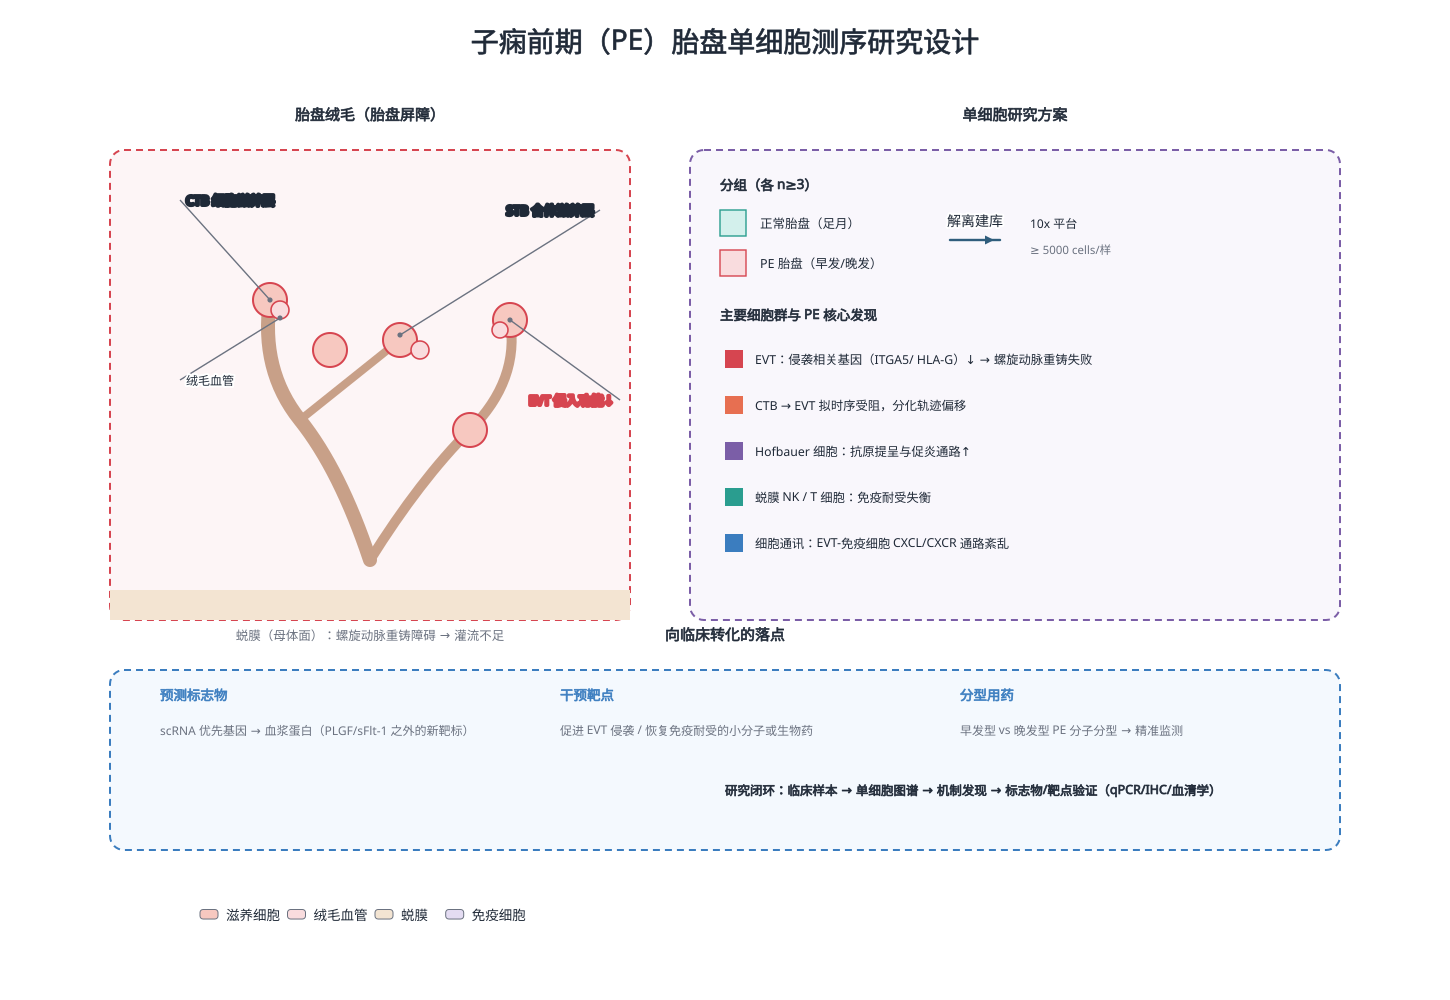

Generate this figure with Python:
# -*- coding: utf-8 -*-
"""妇产科 / 单细胞：子痫前期胎盘单细胞研究"""
import os, sys, random, math
sys.path.insert(0, r"C:\Users\Administrator\.workbuddy\skills\medical-illustration\scripts")
from bio_graphics import Canvas, C, leader_label

OUT = os.path.expanduser("~/.workbuddy/skills/medical-illustration/assets/examples/disciplines")
os.makedirs(OUT, exist_ok=True)
random.seed(11)

c = Canvas(1450, 1000)
c.title("子痫前期（PE）胎盘单细胞测序研究设计", size=28)

# ---------- 左：胎盘绒毛结构 ----------
c.add("group_box", 370, 385, w=520, h=470, label=None, color=C["red"], fill="#FDF5F6")
c.text(370, 120, "胎盘绒毛（胎盘屏障）", size=15, bold=True)
# 绒毛树干
c.path("M 370 560 Q 340 470 300 420 Q 260 370 270 300", stroke="#C8A088", width=14)
c.path("M 370 560 Q 420 480 470 430 Q 520 380 510 320", stroke="#C8A088", width=10)
c.path("M 300 420 Q 350 380 400 340", stroke="#C8A088", width=8)
# 滋养细胞层（外层）
for (tx, ty) in [(270, 300), (330, 350), (400, 340), (510, 320), (470, 430)]:
    c.circle(tx, ty, 17, fill="#F7C8C0", stroke=C["red"], width=2.0)
# 绒毛内血管
c.circle(280, 310, 9, fill=C["red_l"], stroke=C["red"], width=1.6)
c.circle(420, 350, 9, fill=C["red_l"], stroke=C["red"], width=1.6)
c.circle(500, 330, 8, fill=C["red_l"], stroke=C["red"], width=1.6)
# 母体蜕膜侧
c.rect(110, 590, 520, 30, fill="#F3E4D2")
c.text(370, 640, "蜕膜（母体面）：螺旋动脉重铸障碍 → 灌流不足", size=12.5, fill=C["gray"])
labels = [("CTB 细胞滋养层", 200, 230), ("STB 合体滋养层", 560, 250),
          ("EVT 绒毛外滋养层", 600, 430), ("Hofbauer 巨噬", 240, 450)]
for t, lx, ly in labels:
    pass
c.raw(leader_label(270, 300, 180, 200, "CTB 细胞滋养层", size=12.5, bold=True))
c.raw(leader_label(400, 335, 600, 210, "STB 合体滋养层", size=12.5, bold=True))
c.raw(leader_label(510, 320, 620, 400, "EVT 侵入功能↓", size=12.5, bold=True, color=C["red"]))
c.raw(leader_label(280, 318, 180, 380, "绒毛血管", size=12))

# ---------- 右：scRNA-seq 设计 ----------
c.add("group_box", 1015, 385, w=650, h=470, label=None, color=C["purple"], fill="#F9F7FC")
c.text(1015, 120, "单细胞研究方案", size=15, bold=True)
# 分组
c.text(720, 190, "分组（各 n≥3）", size=13.5, bold=True, anchor="start")
c.rect(720, 210, 26, 26, fill=C["teal_l"], stroke=C["teal"], width=1.4)
c.text(760, 228, "正常胎盘（足月）", size=12.5, anchor="start")
c.rect(720, 250, 26, 26, fill=C["red_l"], stroke=C["red"], width=1.4)
c.text(760, 268, "PE 胎盘（早发/晚发）", size=12.5, anchor="start")
c.arrow(950, 240, 1000, 240, kind="activation", label="解离建库")
c.text(1030, 228, "10x 平台", size=12, anchor="start")
c.text(1030, 254, "≥ 5000 cells/样", size=11.5, anchor="start", fill=C["gray"])
# 主要细胞类型与发现
c.text(720, 320, "主要细胞群与 PE 核心发现", size=13.5, bold=True, anchor="start")
finds = [("EVT：侵袭相关基因（ITGA5/ HLA-G）↓ → 螺旋动脉重铸失败", C["red"]),
         ("CTB → EVT 拟时序受阻，分化轨迹偏移", C["orange"]),
         ("Hofbauer 细胞：抗原提呈与促炎通路↑", C["purple"]),
         ("蜕膜 NK / T 细胞：免疫耐受失衡", C["teal"]),
         ("细胞通讯：EVT-免疫细胞 CXCL/CXCR 通路紊乱", C["blue"])]
for i, (t, col) in enumerate(finds):
    c.rect(725, 350 + i * 46, 18, 18, fill=col)
    c.text(755, 364 + i * 46, t, size=12.3, anchor="start")

# ---------- 底部：临床转化 ----------
c.add("group_box", 725, 760, w=1230, h=180, label=None, color=C["blue"], fill="#F4F9FE")
c.text(725, 640, "向临床转化的落点", size=15, bold=True)
for i, (t, s) in enumerate([
        ("预测标志物", "scRNA 优先基因 → 血浆蛋白（PLGF/sFlt-1 之外的新靶标）"),
        ("干预靶点", "促进 EVT 侵袭 / 恢复免疫耐受的小分子或生物药"),
        ("分型用药", "早发型 vs 晚发型 PE 分子分型 → 精准监测")]):
    bx = 160 + i * 400
    c.text(bx, 700, t, size=13.5, bold=True, anchor="start", fill=C["blue"])
    c.text(bx, 735, s, size=12, anchor="start", fill=C["gray"])
c.text(725, 795, "研究闭环：临床样本 → 单细胞图谱 → 机制发现 → 标志物/靶点验证（qPCR/IHC/血清学）",
       size=12.5, bold=True, anchor="start")

c.add("legend_row", 200, 920, items=[("#F7C8C0", "滋养细胞"), (C["red_l"], "绒毛血管"),
                                     ("#F3E4D2", "蜕膜"), (C["purple_l"], "免疫细胞")], size=13.5)

c.save(os.path.join(OUT, "preeclampsia_scrna.svg"))
c.export(os.path.join(OUT, "preeclampsia_scrna"), formats=("png",), dpi=300)
print("pe done")
